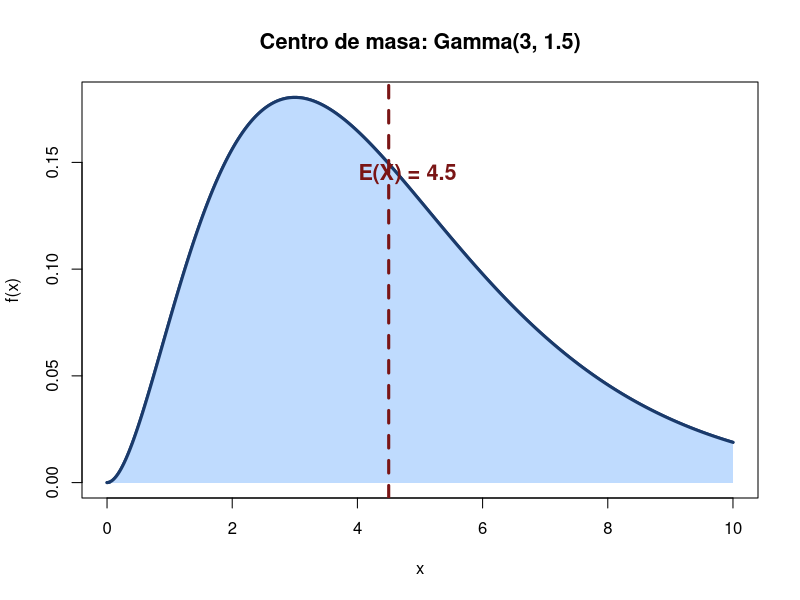
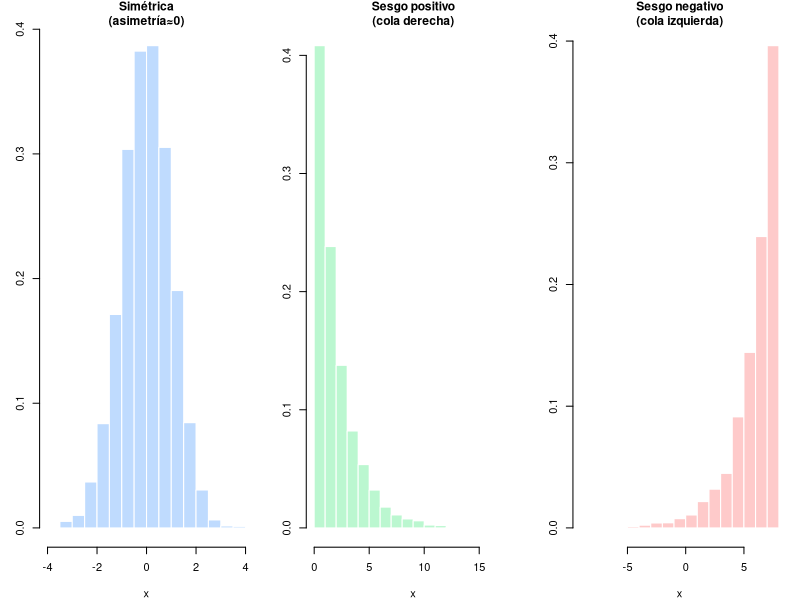
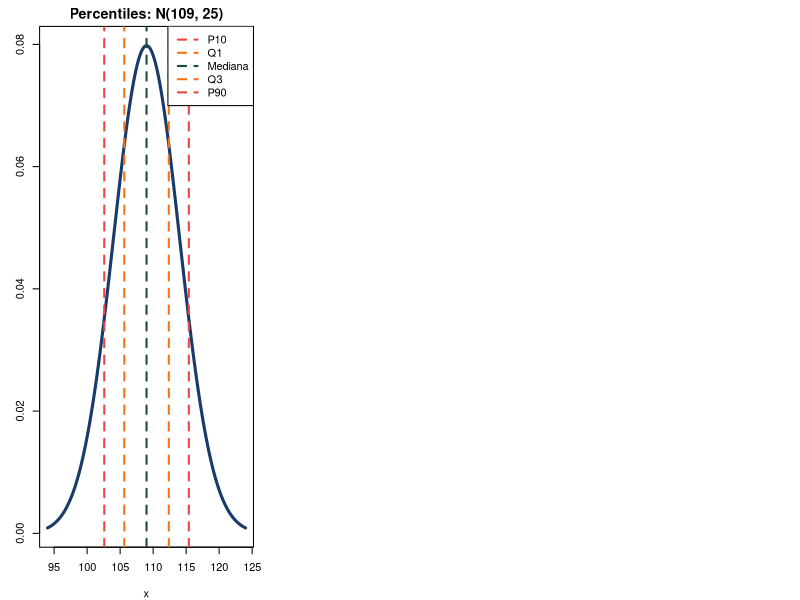
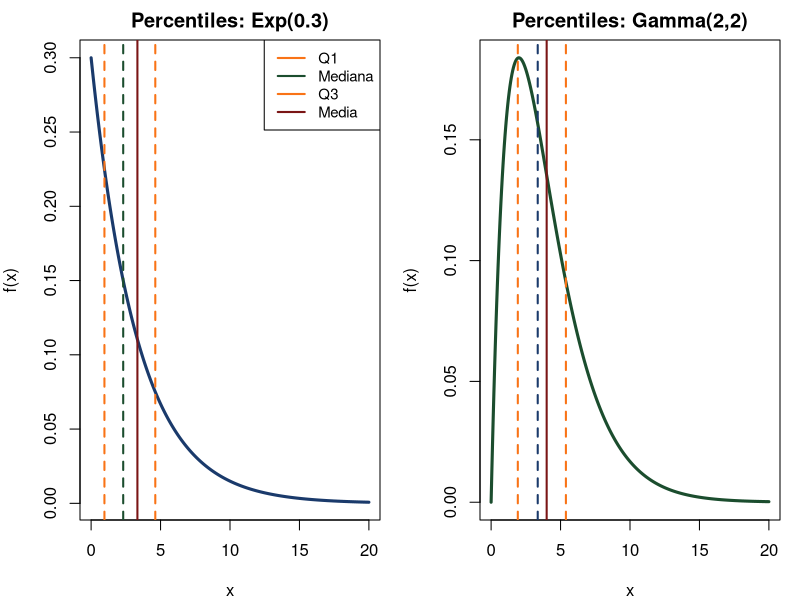
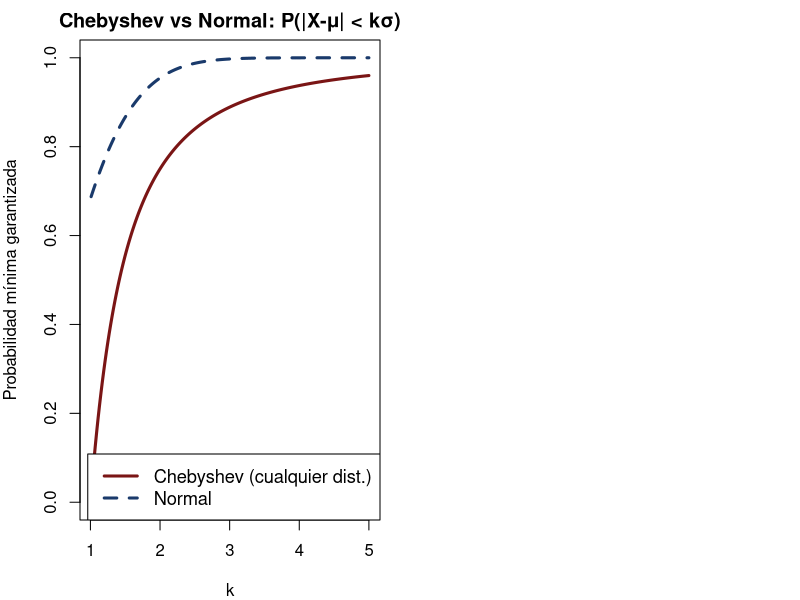

R code for these plots, in order:
## ---- chunk 1
#| echo: false
#| fig-width: 9
#| fig-height: 4.5
x <- seq(0, 10, length=400)
fx <- dgamma(x, shape=3, scale=1.5)
plot(x, fx, type="l", lwd=3, col="#1a3a6b",
     main="Centro de masa: Gamma(3, 1.5)", ylab="f(x)", cex.main=1.3)
polygon(c(0,x,10), c(0,fx,0), col="#bfdbfe", border=NA)
lines(x, fx, lwd=3, col="#1a3a6b")
mu_val <- 3*1.5  # E(X) = alpha*beta
abline(v=mu_val, col="#7a1515", lwd=3, lty=2)
text(mu_val+0.3, max(fx)*0.8, paste0("E(X) = ", mu_val), col="#7a1515", cex=1.3, font=2)
## ---- chunk 2
# Verificación por simulación
set.seed(123)
mean(sample(1:6, 100000, replace=TRUE))
## ---- chunk 3
# X ~ Poi(5)
lambda <- 5
k <- 0:30
pk <- dpois(k, lambda)

# E(X) manual
EX <- sum(k * pk)
# E(X^2)
EX2 <- sum(k^2 * pk)
# Var(X) = E(X^2) - [E(X)]^2
VarX <- EX2 - EX^2

cat("E(X)   =", round(EX, 4), "\n")
cat("Var(X) =", round(VarX, 4), "\n")
cat("sd(X)  =", round(sqrt(VarX), 4), "\n")
## ---- chunk 4
#| echo: false
#| fig-width: 10
#| fig-height: 4.5
par(mfrow=c(1,3), mar=c(4,3,2,1))
x <- seq(-4,8,length=400)
# Simétrica
hist(rnorm(5000,0,1), col="#bfdbfe", border="white",
     main="Simétrica\n(asimetría≈0)", probability=TRUE,
     xlab="x", cex.main=1.1)
# Sesgada a la derecha
hist(rexp(5000,0.5), col="#bbf7d0", border="white",
     main="Sesgo positivo\n(cola derecha)", probability=TRUE,
     xlab="x", cex.main=1.1)
# Sesgada a la izquierda
hist(-rexp(5000,0.5)+8, col="#fecaca", border="white",
     main="Sesgo negativo\n(cola izquierda)", probability=TRUE,
     xlab="x", cex.main=1.1)
## ---- chunk 5
# Cuartiles de N(mu=50, sigma=10)
mu <- 50; sigma <- 10
Q1 <- qnorm(0.25, mu, sigma)
Q2 <- qnorm(0.50, mu, sigma)  # mediana
Q3 <- qnorm(0.75, mu, sigma)
IQR_val <- Q3 - Q1

cat("Q1 =", round(Q1, 2), "\n")
cat("Q2 =", round(Q2, 2), "(mediana)\n")
cat("Q3 =", round(Q3, 2), "\n")
cat("IQR=", round(IQR_val, 2), "\n")
## ---- chunk 6
lambda <- 0.2
c(mediana = qexp(0.5, lambda), media = 1/lambda)
## ---- chunk 7
mu <- 109; sigma <- 5
# P10 y P90
qnorm(0.10, mu, sigma)
qnorm(0.90, mu, sigma)
# Proporción entre Q1 y Q3 (siempre 50% en cualquier distribución)
diff(pnorm(qnorm(c(0.25, 0.75), mu, sigma), mu, sigma))
## ---- chunk 8
#| echo: false
#| fig-width: 9
#| fig-height: 5
mu <- 109; sigma <- 5
x <- seq(94, 124, length=400)
fx <- dnorm(x, mu, sigma)
plot(x, fx, type="l", lwd=3, col="#1a3a6b",
     main="Percentiles: N(109, 25)", ylab="f(x)", cex.main=1.3)
qs <- qnorm(c(0.10, 0.25, 0.50, 0.75, 0.90), mu, sigma)
cols <- c("#ef4444","#f97316","#1b4d2e","#f97316","#ef4444")
for(i in seq_along(qs)) abline(v=qs[i], col=cols[i], lwd=2, lty=2)
legend("topright", c("P10","Q1","Mediana","Q3","P90"),
       col=c("#ef4444","#f97316","#1b4d2e","#f97316","#ef4444"),
       lwd=2, lty=2, cex=1.0)
## ---- chunk 9
# Verificación
sigma <- 1
IQR_norm <- diff(qnorm(c(0.25, 0.75)))
cat("IQR N(0,1) =", round(IQR_norm, 4), "\n")
cat("1.35*sigma =", round(1.35*sigma, 4), "\n")
## ---- chunk 10
#| echo: false
#| fig-width: 10
#| fig-height: 4.5
par(mfrow=c(1,2), mar=c(4,4,2,1))
# Exponencial
x <- seq(0, 20, length=400)
plot(x, dexp(x, 0.3), type="l", lwd=3, col="#1a3a6b",
     main="Percentiles: Exp(0.3)", ylab="f(x)", cex.main=1.2)
qs <- qexp(c(0.25,0.50,0.75), 0.3)
abline(v=qs, col=c("#f97316","#1b4d2e","#f97316"), lwd=2, lty=2)
abline(v=1/0.3, col="#7a1515", lwd=2)
legend("topright", c("Q1","Mediana","Q3","Media"),
       col=c("#f97316","#1b4d2e","#f97316","#7a1515"), lwd=2, cex=0.9)
# Gamma
plot(x, dgamma(x, 2, scale=2), type="l", lwd=3, col="#1b4d2e",
     main="Percentiles: Gamma(2,2)", ylab="f(x)", cex.main=1.2)
qs2 <- qgamma(c(0.25,0.50,0.75), 2, scale=2)
abline(v=qs2, col=c("#f97316","#1a3a6b","#f97316"), lwd=2, lty=2)
abline(v=2*2, col="#7a1515", lwd=2)
## ---- chunk 11
x  <- c(0, 1, 2, 3)
px <- c(0.50, 0.30, 0.15, 0.05)
EX  <- sum(x * px)
EX2 <- sum(x^2 * px)
VX  <- EX2 - EX^2
cat("E(X)   =", EX, "\n")
cat("Var(X) =", round(VX, 4), "\n")
cat("sd(X)  =", round(sqrt(VX), 4), "\n")
## ---- chunk 12
alpha <- 4; beta <- 7
# E(X) y Var(X)
cat("E(X)   =", alpha*beta, "días\n")
cat("Var(X) =", alpha*beta^2, "días²\n")
cat("sd(X)  =", round(sqrt(alpha*beta^2),2), "días\n")
# Percentil 90
cat("P90    =", round(qgamma(0.90, alpha, scale=beta), 2), "días\n")
# P(X < 20)
cat("P(X<20)=", round(pgamma(20, alpha, scale=beta), 4), "\n")
## ---- chunk 13
#| echo: false
#| fig-width: 9
#| fig-height: 4.5
k <- seq(1.01, 5, length=200)
chebyshev <- 1 - 1/k^2
normal     <- diff(pnorm(c(-1,1)*k[rep(1,length(k))]))
normal_all <- sapply(k, function(ki) diff(pnorm(c(-ki, ki))))
plot(k, chebyshev, type="l", lwd=3, col="#7a1515",
     main="Chebyshev vs Normal: P(|X-μ| < kσ)",
     xlab="k", ylab="Probabilidad mínima garantizada",
     ylim=c(0,1), cex.main=1.2)
lines(k, normal_all, lwd=3, col="#1a3a6b", lty=2)
legend("bottomright", c("Chebyshev (cualquier dist.)", "Normal"),
       col=c("#7a1515","#1a3a6b"), lwd=3, lty=c(1,2), cex=1.1)
## ---- chunk 14
#| class-source: fragment
#| data-fragment-index: 1
x  <- c(1, 2, 3, 4)
px <- c(0.20, 0.45, 0.25, 0.10)
EX  <- sum(x * px)
EX2 <- sum(x^2 * px)
VX  <- EX2 - EX^2
cat("E(X)   =", EX, "\n")
cat("Var(X) =", round(VX,4), "\n")
cat("sd(X)  =", round(sqrt(VX),4), "crías\n")
# 50 partos independientes: E(suma) = 50*E(X), Var(suma) = 50*Var(X)
cat("E(50 partos) =", 50*EX, "crías\n")
cat("sd(50 partos)=", round(sqrt(50*VX),3), "crías\n")
## ---- chunk 15
#| class-source: fragment
#| data-fragment-index: 1
mu <- 138; sigma <- 18
# Q1, Q2, Q3
qs <- qnorm(c(0.25, 0.50, 0.75), mu, sigma)
cat("Q1=",round(qs[1],1), " Mediana=",round(qs[2],1),
    " Q3=",round(qs[3],1), "\n")
cat("IQR =", round(qs[3]-qs[1],2), " vs 1.35σ =", 1.35*sigma, "\n")
# Percentil 95
cat("P95 =", round(qnorm(0.95, mu, sigma),1), "mmHg\n")
# Percentil del paciente con 160 mmHg
cat("Percentil(160)=", round(pnorm(160, mu, sigma)*100, 1), "%\n")
## ---- chunk 16
#| class-source: fragment
#| data-fragment-index: 2
mu <- 1200; sigma <- 400
cat("Intervalo k=2:", mu-2*sigma, "a", mu+2*sigma, "\n")
# Prob. real si N(1200, 400^2)
cat("P. normal :", round(diff(pnorm(c(mu-2*sigma, mu+2*sigma), mu, sigma)),4),"\n")
cat("Chebyshev garantiza >= 0.75, Normal da ~0.9545\n")
